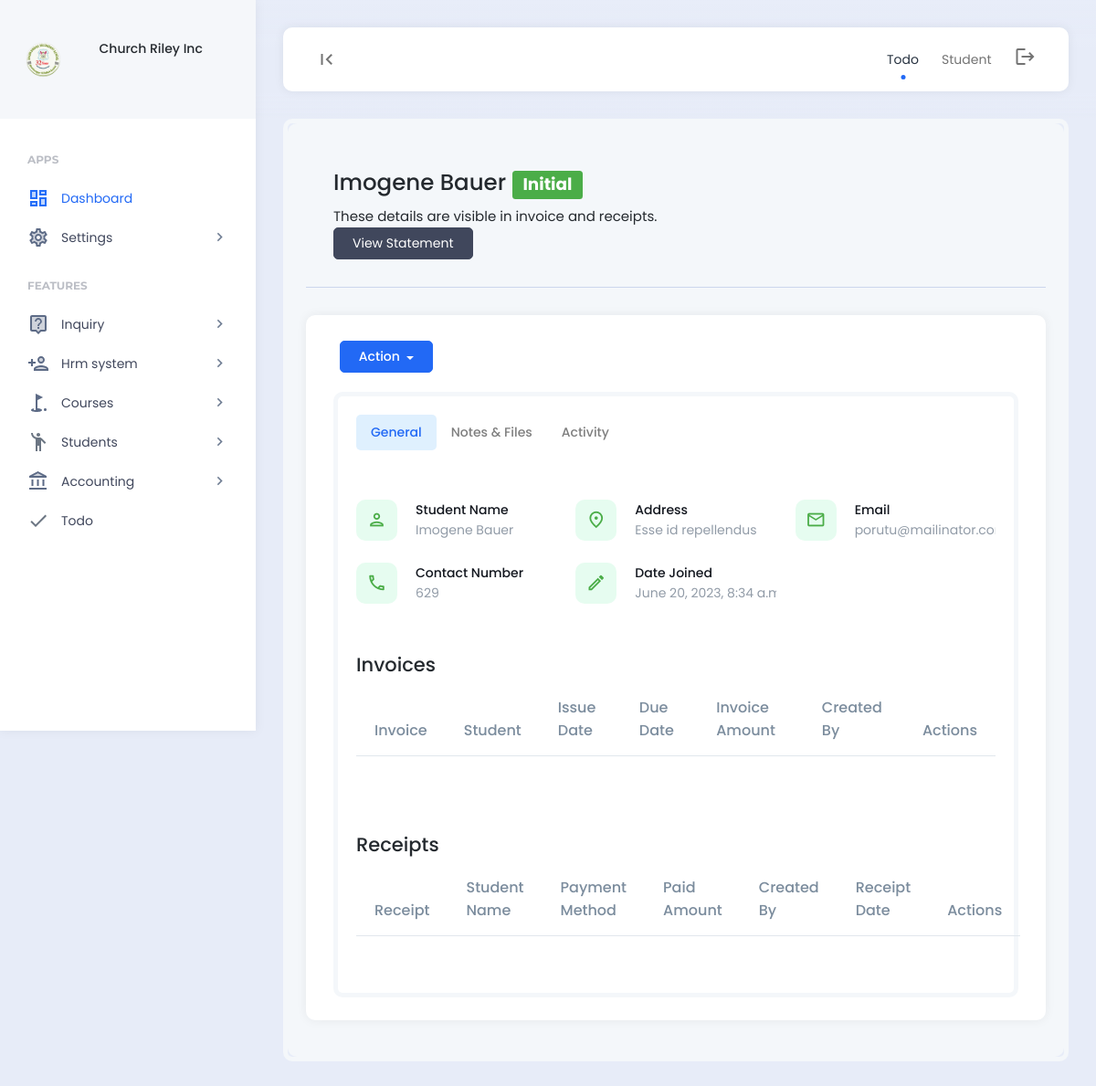
The page /view_student/1 (signed in) on the database as committed earlier.
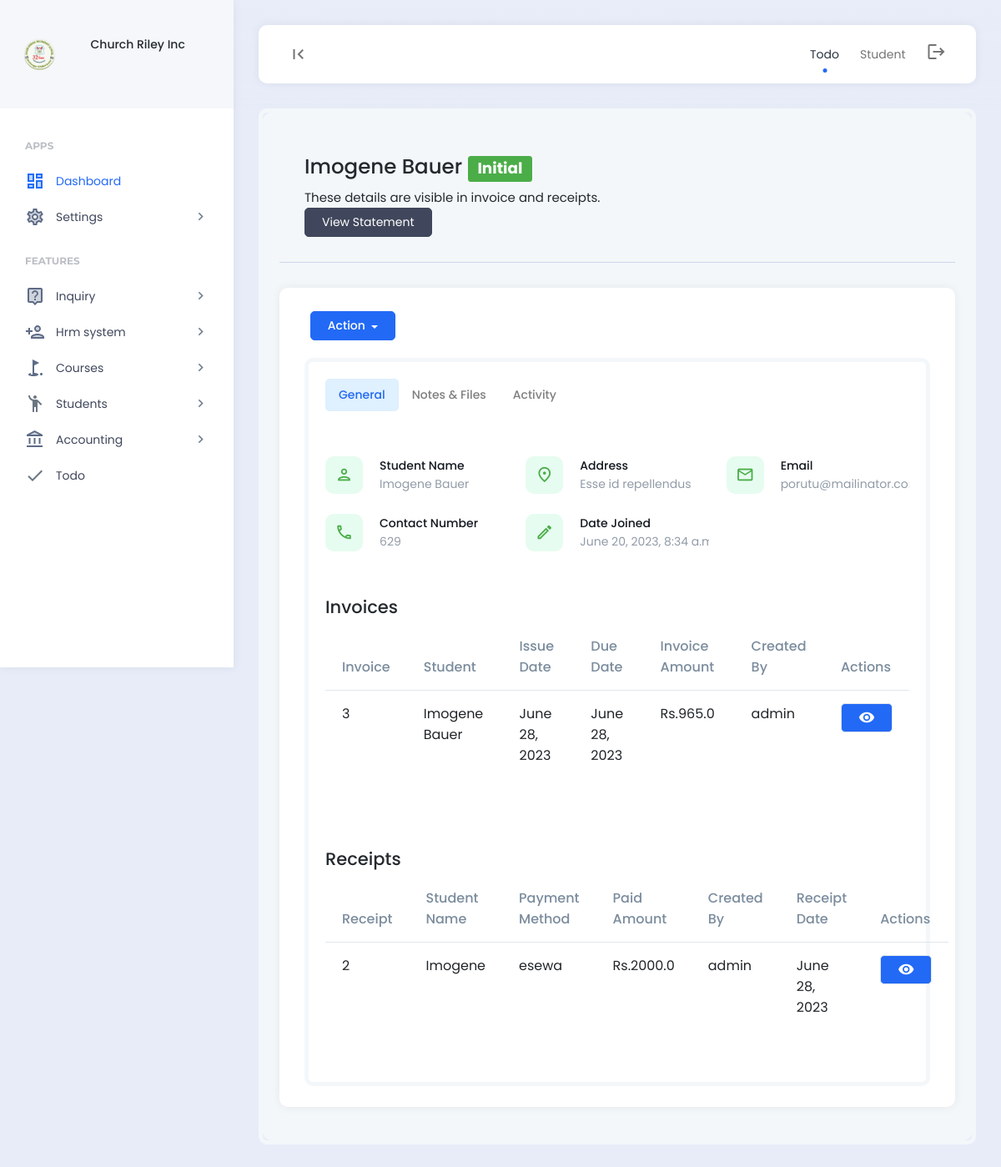
The same page on the database as committed later.
### finance/models.py (models this page shows, shortened)
class Invoice(models.Model):
    student = models.ForeignKey(Student, on_delete=models.SET_NULL, null = True)
    misc_name = models.CharField(max_length=255,null = True, blank = True)
    misc_amount = models.FloatField(null = True, blank = True)
    discount = models.FloatField(null = True, blank = True)
    remarks = models.CharField(max_length = 255, null = True, blank = True)
    created_by = models.CharField(max_length = 255, null = True, blank = True)
    due_date = models.DateField()
    invoice_amount = models.FloatField(null = True, blank = True)
    created = models.DateField(auto_now_add=True)
    class Meta:
        verbose_name_plural = "01. Invoices"

class Receipt(models.Model):
    student = models.ForeignKey(Student, on_delete=models.SET_NULL, null = True)
    paid_amount  = models.FloatField()
    payment_method = models.CharField(max_length=255)
    remarks = models.CharField(max_length = 255, null = True, blank = True)
    payment_receipt = models.FileField(upload_to="receipts",null = True, blank = True)
    created_by = models.CharField(max_length = 255, null = True, blank = True)
    created = models.DateField(auto_now_add=True)
    class Meta:
        verbose_name_plural = "02. Receipts"

### student/models.py (models this page shows, shortened)
class Student(models.Model):
    user = models.OneToOneField(User, on_delete=models.CASCADE)
    address = models.CharField(max_length=255)
    contact = models.CharField(max_length=100)
    enrollment_type = models.ForeignKey(EnrollmentType, on_delete=models.SET_NULL, null=True, blank=True)
    source = models.ForeignKey(StudentSource, on_delete=models.SET_NULL, null=True, blank=True)
    stage = models.ForeignKey(StudentStage, on_delete=models.SET_NULL, null=True, blank=True)
    assigned_to = models.ManyToManyField(Employee)
    course = models.ManyToManyField(Course)
    log_status = models.BooleanField(default=True)
    active = models.BooleanField(default=True)
    date_modified = models.DateTimeField(auto_now=True)
    created = models.DateTimeField(auto_now_add=True)
    class Meta:
        verbose_name_plural = "02. Student"

### student/views.py (the view)
# urls.py: path("view_student/<int:id>", views.view_student, name="view_student"),
def view_student(request,id):
    if 'read_student' in custom_data_views(request):
        student = Student.objects.get(id=id)
        invoices = Invoice.objects.filter(student=id)
        receipts=Receipt.objects.filter(student=id)
        notes=StudentNotes.objects.filter(student=id).order_by('-created')
        logs=StudentLog.objects.filter(student=id).order_by('-created')
        files=StudentFiles.objects.filter(student=id).order_by('-created')
        stage=StudentStage.objects.all()
        context = {
            'student': student,
            'invoices':invoices,
            'receipts':receipts,
            'notes':notes,
            'stage':stage,
            'logs':logs,
            'files':files,
        }
        return render(request,'student/view_student.html', context)
    else:
        messages.info(request, "Unauthorized access.")
        return redirect('home')

### student/models.py (called while the page is built)
    def __str__(self):
        return self.stage

### templates/student/view_student.html (shortened to what the changed rows need)
{% include 'header.html' %}
<div class="app-content">
    <div class="content-wrapper">
        <div class="example-container">
            <div class="example-content bg-light">
                <div class="row">
                    <div class="col-md-12">
                        <div class="card">
                            <div class="card-body">
                                <div class="example-container">
                                    <div class="example-content">
                                        <div class="tab-content" id="pills-tabContent">
                                            <div class="tab-pane fade active show" id="pills-home" role="tabpanel" aria-labelledby="pills-home-tab">
                                                <div class="row widget widget-list mt-5">
                                                    <div class="invoice-list-view mt-5">
                                                        <table class="table nowrap w-100 mb-5">
                                                            <thead>
                                                                <tr>
                                                                    <th>Invoice</th>
                                                                    <th>Student</th>
                                                                    <th>Issue Date</th>
                                                                    <th>Due Date</th>
                                                                    <th>Invoice Amount</th>
                                                                    <th>Created By</th>
                                                                    <th>Actions</th>
                                                                </tr>
                                                            </thead>
                                                            <tbody>
                                                                {% for invoices in invoices %}
                                                                <tr>
                                                                    <td>{{invoices.id}}</td>
                                                                    <td>{{invoices.student.user.first_name|add:" " }}{{ invoices.student.user.last_name }}</td>
                                                                    <td>{{invoices.created}}</td>
                                                                    <td>{{invoices.created}}</td>
                                                                    <td>Rs.{{invoices.invoice_amount}}</td>
                                                                    <td>{{invoices.created_by}}</td>
                                                                    {% if 'read_finance' in permissions %}
                                                                    <td>
                                                                        <a  href="{% url 'view_invoice' id=invoices.id %}" class="btn btn-primary"><i class="material-icons">visibility</i></a>
                                                                    </td>
                                                                    {% else %}
                                                                    <td>---</td>
                                                                    {% endif %}
                                                                </tr>
                                                                {% endfor %}
                                                            </tbody>
                                                        </table>
                                                    </div>
                                                    <div class="invoice-list-view mt-5">
                                                        <table class="table nowrap w-100 mb-5">
                                                            <thead>
                                                                <tr>
                                                                    <th>Receipt</th>
                                                                    <th>Student Name</th>
                                                                    <th>Payment Method</th>
                                                                    <th>Paid Amount</th>
                                                                    <th>Created By</th>
                                                                    <th>Receipt Date</th>
                                                                    <th>Actions</th>
                                                                </tr>
                                                            </thead>
                                                            <tbody>
                                                                {% for receipts in receipts %}
                                                                <tr>
                                                                    <td>{{receipts.id}}</td>
                                                                    <td>{{receipts.student.user.first_name|add:" " }}{{ invoices.student.user.last_name }}</td>
                                                                    <td>{{receipts.payment_method}}</td>
                                                                    <td>Rs.{{receipts.paid_amount}}</td>
                                                                    <td>{{receipts.created_by}}</td>
                                                                    <td>{{receipts.created}}</td>
                                                                    {% if 'read_finance' in permissions %}
                                                                    <td>
                                                                        <a  href="{% url 'view_receipt' id=receipts.id %}" class="btn btn-primary"><i class="material-icons">visibility</i></a>
                                                                    </td>
                                                                    {% else %}
                                                                    <td>---</td>
                                                                    {% endif %}
                                                                </tr>
                                                                {% endfor %}
                                                            </tbody>
                                                        </table>
                                                    </div>
                                                </div>
                                            </div>
                                        </div>
                                    </div>
                                </div>
                            </div>
                        </div>
                    </div>
                </div>
            </div>
        </div>
    </div>
</div>
{% include 'footer.html' %}

Rows that differ between the two databases and show on the page:
added Invoice: id "3", student.user.first_name|add "Imogene", student.user.last_name "Bauer", created "June 28, 2023", invoice_amount "965.0", created_by "admin"
added Receipt: id "2", student.user.first_name|add "Imogene", payment_method "esewa", paid_amount "2000.0", created_by "admin", created "June 28, 2023"
